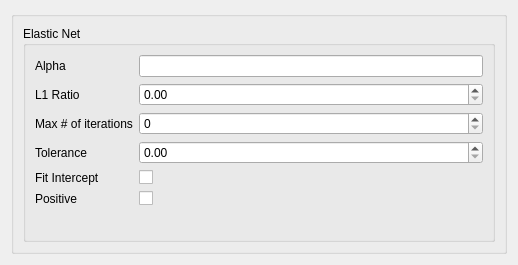
<?xml version="1.0" encoding="UTF-8"?>
<ui version="4.0">
 <class>Form</class>
 <widget class="QWidget" name="Form">
  <property name="geometry">
   <rect>
    <x>0</x>
    <y>0</y>
    <width>518</width>
    <height>265</height>
   </rect>
  </property>
  <property name="sizePolicy">
   <sizepolicy hsizetype="Ignored" vsizetype="Ignored">
    <horstretch>0</horstretch>
    <verstretch>0</verstretch>
   </sizepolicy>
  </property>
  <property name="windowTitle">
   <string>Form</string>
  </property>
  <layout class="QVBoxLayout" name="verticalLayout">
   <item>
    <widget class="QGroupBox" name="groupBox">
     <layout class="QVBoxLayout" name="ENLayout">
      <item>
       <layout class="QHBoxLayout" name="horizontalLayout">
        <item>
         <widget class="QGroupBox" name="elasticNetGroupBox">
          <property name="title">
           <string>Elastic Net</string>
          </property>
          <layout class="QFormLayout" name="ElasticNet">
           <property name="fieldGrowthPolicy">
            <enum>QFormLayout::AllNonFixedFieldsGrow</enum>
           </property>
           <item row="0" column="0">
            <widget class="QLabel" name="enalphaLabel">
             <property name="text">
              <string>Alpha</string>
             </property>
            </widget>
           </item>
           <item row="0" column="1">
            <widget class="QLineEdit" name="alpha_text"/>
           </item>
           <item row="1" column="0">
            <widget class="QLabel" name="enl1_ratioLabel">
             <property name="text">
              <string>L1 Ratio</string>
             </property>
            </widget>
           </item>
           <item row="1" column="1">
            <widget class="QDoubleSpinBox" name="enl1_ratioDoubleSpinBox">
             <property name="toolTip">
              <string>The ElasticNet mixing parameter, with 0 &lt;= l1_ratio &lt;= 1. For l1_ratio
= 0 the penalty is an L2 penalty. For l1_ratio = 1 it is an L1 penalty.
For 0 &lt; l1_ratio &lt; 1, the penalty is a combination of L1 and L2.</string>
             </property>
             <property name="whatsThis">
              <string>http://scikit-learn.org/stable/modules/generated/sklearn.linear_model.ElasticNet.html</string>
             </property>
            </widget>
           </item>
           <item row="4" column="0">
            <widget class="QLabel" name="enfit_interceptLabel">
             <property name="text">
              <string>Fit Intercept</string>
             </property>
            </widget>
           </item>
           <item row="4" column="1">
            <widget class="QCheckBox" name="enfit_interceptCheckBox">
             <property name="toolTip">
              <string>Whether the intercept should be estimated or not. If False, the data
is assumed to be already centered.</string>
             </property>
             <property name="whatsThis">
              <string>http://scikit-learn.org/stable/modules/generated/sklearn.linear_model.ElasticNet.html</string>
             </property>
            </widget>
           </item>
           <item row="2" column="0">
            <widget class="QLabel" name="enmax_iterLabel">
             <property name="text">
              <string>Max # of iterations</string>
             </property>
            </widget>
           </item>
           <item row="2" column="1">
            <widget class="QSpinBox" name="enmax_iterSpinBox">
             <property name="toolTip">
              <string>The maximum number of iterations</string>
             </property>
             <property name="whatsThis">
              <string>http://scikit-learn.org/stable/modules/generated/sklearn.linear_model.ElasticNet.html</string>
             </property>
            </widget>
           </item>
           <item row="3" column="0">
            <widget class="QLabel" name="entolLabel">
             <property name="text">
              <string>Tolerance</string>
             </property>
            </widget>
           </item>
           <item row="3" column="1">
            <widget class="QDoubleSpinBox" name="entolDoubleSpinBox">
             <property name="toolTip">
              <string>The tolerance for the optimization:</string>
             </property>
             <property name="whatsThis">
              <string>http://scikit-learn.org/stable/modules/generated/sklearn.linear_model.ElasticNet.html</string>
             </property>
            </widget>
           </item>
           <item row="5" column="0">
            <widget class="QLabel" name="enpositiveLabel">
             <property name="text">
              <string>Positive</string>
             </property>
            </widget>
           </item>
           <item row="5" column="1">
            <widget class="QCheckBox" name="enpositiveCheckBox">
             <property name="toolTip">
              <string>When set to True, forces the coefficients to be positive.</string>
             </property>
             <property name="whatsThis">
              <string>http://scikit-learn.org/stable/modules/generated/sklearn.linear_model.ElasticNet.html</string>
             </property>
            </widget>
           </item>
          </layout>
         </widget>
        </item>
       </layout>
      </item>
     </layout>
    </widget>
   </item>
  </layout>
 </widget>
 <resources/>
 <connections/>
</ui>
